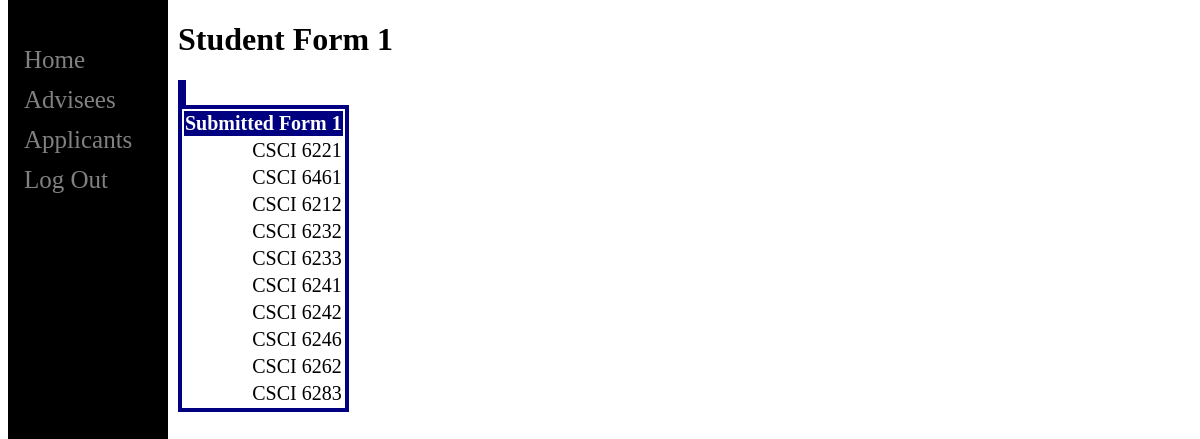
The app's page /faculty-advisor/form1.php?id=55555555 with its own data.
### tables this page shows
CREATE TABLE form1 (
  user_id INT(8) ZEROFILL,
  course_dept TINYTEXT,
  course_id INT(4)
);

### faculty-advisor/form1.php (the view, shortened to what this page needs)
<?php
	require "header.php";
?>
<main>
<div class="change-tbl">
<h1>Student Form 1</h1>
<table>
<?php
	if(isset($_GET['id'])){
		$user = $_GET['id'];
		$info_query = "SELECT * FROM form1 WHERE user_id=" . $user;
		$run_info_query = mysqli_query($conn, $info_query);
		$rows = mysqli_num_rows($run_info_query);
		if($rows == 0){
			echo "<h3>Student has not submitted a Form 1 for Review!</h3>";
		}
		else{
			echo "<table><tr><th colspan=2>Submitted Form 1</th></tr>";
			$form1 = "SELECT * FROM form1 WHERE user_id=" . $user;
			$run_form1 = mysqli_query($conn, $form1);
			while($row = mysqli_fetch_assoc($run_form1)){
				echo "<tr><td>{$row['course_dept']} {$row['course_id']}</td></tr>";
			}
			echo "</table>";
		}
	}
?>
</table>
</div>
</main>
<?php
	require "footer.php";
?>

### faculty-advisor/style.css (style rules this page uses)
body { font-family: "verdana"; }
main { margin-left: 160px; padding: 0px 10px; }
.change-tbl h1, p { text-align:left; }
.change-tbl table { height: 25px; width: auto; font-size: 20px; text-align: center; border: 4px solid navy; vertical-align: center; }
.change-tbl td { text-align:right; }
.change-tbl th { text-align:center; color: white; background-color: navy; }

### records on screen
form1: course_dept "CSCI", course "6221"
form1: course_dept "CSCI", course "6461"
form1: course_dept "CSCI", course "6212"
form1: course_dept "CSCI", course "6232"
form1: course_dept "CSCI", course "6233"
form1: course_dept "CSCI", course "6241"
form1: course_dept "CSCI", course "6242"
form1: course_dept "CSCI", course "6246"
form1: course_dept "CSCI", course "6262"
form1: course_dept "CSCI", course "6283"
